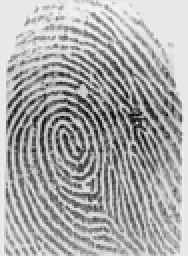
%> input picture TI_REMACHE/ED_3_6_originale.png, 94 x 128 px, shrunk from 248 x 338 before the run (shown 2 times larger)
$ octave em.m   (GNU Octave 9; MATLAB toolbox functions it lacks are replaced by stand-ins)
%> lines starting %> are read from the running program, lines starting %| are printed output that depends on the picture; in (x1, y1, x2, y2) boxes, pixels count from 0 and x2, y2 are one past the last pixel; in counts of white or black regions, pixels touching at a corner belong together; the program's own positions count from 1
clear all;

close all;

% Chargement et affichage de l'image %

I = imread('ED_3_6_originale.png');
%> I is the input picture: size 128x94x3 uint8; min 6, max 249, mean 169.5

% I = imread('/ED_5_1_originale.png');

figure(1);

subplot(2,3,1);

imshow(I);

title('Image initiale');

% Cr閍tion histogramme %

H = zeros(1,256);

K = [0:255];

[NL,NC] = size(I);
%> NL = 128; NC = 282

for i = 1:NL

    for j = 1:NC

        H(I(i,j)+1) = H(I(i,j)+1)+1;

    end

end
%> after the loop, H = 256 values, max 3339 at index 233, min 0 at index 1, mean 141

subplot(2,3,2);

plot(K,H);

title('Histogramme image seuiller');

% Seuillage %

for i = 1:NL

    for j = 1:NC

        if I(i,j) < 30

            I(i,j) = 0;

        else

            I(i,j) = 255;

        end

    end

end
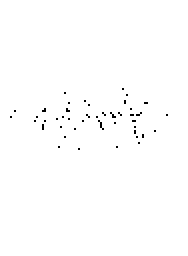
%> I: size 128x94x3 uint8 (shown 2 times larger); 99.4% white; black in thin lines or dots, all inside (x1, y1, x2, y2) = (5, 44, 84, 75)

subplot(2,3,3);

imshow(I);

title('Image Binaris閑');

% Inversion de l'image (noir -> blanc, blanc -> noir) %

for i = 1:NL

    for j = 1:NC

        if I(i,j) == 0

            I(i,j) = 1;

        else

            I(i,j) = 0;

        end

    end

end

% Amincissement / Squelettisation  %

for  i = 2:NL-1

    for j = 2:NC-1

%         Calcul de A et B

        A = 0;

        B = 0;

        P = [I(i-1,j) I(i-1,j+1) I(i,j+1) I(i+1,j+1) I(i+1,j) I(i+1,j-1) I(i,j-1) I(i-1,j-1) I(i-1,j)];

        for k = 1:8

            if P(k+1)-P(k) == 1

               A = A + 1;

            end

        end

        B = sum(sum(I(i-1:i+1,j-1:j+1)))-I(i,j);


        if (A == 1) && (B <= 6) && (B >= 2) && (P(1)*P(3)*P(7) == 0) && (P(1)*P(3)*P(5) == 0)

            I(i,j) = 0;

        end

    end

end

subplot(2,3,4);

imshow(double(I));

title('Image squelettis閑');


% Crossing number %

Minuties = zeros(NL,NC);

I = double(I);

subplot(2,3,5);

title('Carte des minuties');

for i = 2:NL-1

    for j = 2:NC-1

        if I(i,j) == 1

            S = 0;

            P = [I(i,j+1) I(i-1,j+1) I(i-1,j) I(i-1,j-1) I(i,j-1) I(i+1,j-1) I(i+1,j) I(i+1,j+1) I(i,j+1)];

            for k = 1:8

                S = S + abs(P(k)-P(k+1));

            end

            S = S/2;

            switch S

                case 0

                    Minuties(i,j) = 1;

                    hold on;

                    plot(i,j,'xr');

% [15 lines of commented-out code are left out]

                case 3

                    Minuties(i,j) = 4;

                    hold on;

                    plot(i,j,'xb');

%                 case 4

%                     Minuties(i,j) = 5;

%                     hold on;

%                     plot(i,j,'oy');

            end

        end

    end

end
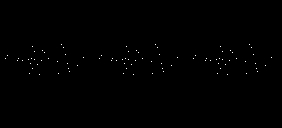
%> Minuties: size 128x282 double; values 0 (black) and 1 (white), 0.24% white in thin lines or dots, all inside (x1, y1, x2, y2) = (5, 44, 272, 75)
%> after the loop, P = [0 0 0 0 0 0 0 0 0]; S = 0
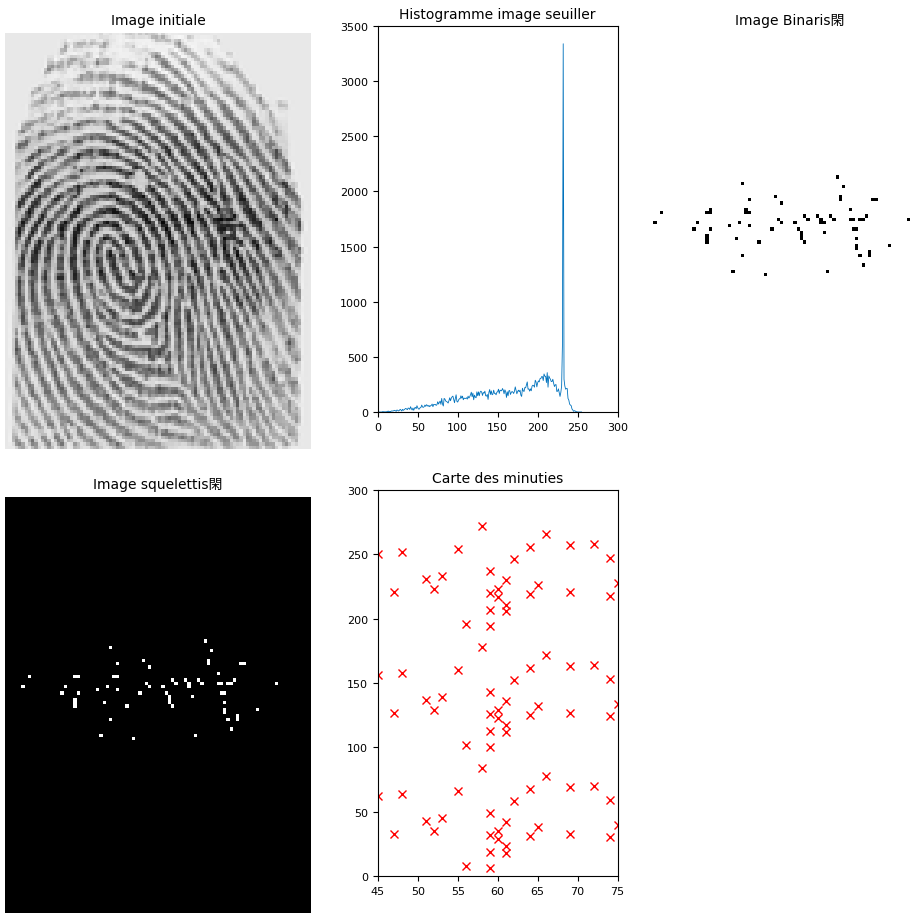
%> figure redrawn from the program's plot data, 5 panels


% Chargement et affichage de l'image %

I2 = imread('ED_3_6_originale.png');

%I2 = imread('/ED_5_1_originale.png');

figure(2);

subplot(2,3,1);

imshow(I2);

title('Image initiale');

% Cr閍tion histogramme %

H = zeros(1,256);

K = [0:255];

[NL,NC] = size(I2);

for i = 1:NL

    for j = 1:NC

        H(I2(i,j)+1) = H(I2(i,j)+1)+1;

    end

end

subplot(2,3,2);

plot(K,H);

title('Histogramme image initiale');

% Seuillage %

for i = 1:NL

    for j = 1:NC

        if I2(i,j) < 30

            I2(i,j) = 0;

        else

            I2(i,j) = 255;

        end

    end

end

subplot(2,3,3);

imshow(I2);

title('Image Binaris閑');

% Inversion de l'image (noir -> blanc, blanc -> noir) %

for i = 1:NL

    for j = 1:NC

        if I2(i,j) == 0

            I2(i,j) = 1;

        else

            I2(i,j) = 0;

        end

    end

end

% Amincissement / Squelettisation  %

for  i = 2:NL-1

    for j = 2:NC-1

%         Calcul de A et B

        A = 0;

        B = 0;

        P = [I2(i-1,j) I2(i-1,j+1) I2(i,j+1) I2(i+1,j+1) I2(i+1,j) I2(i+1,j-1) I2(i,j-1) I2(i-1,j-1) I2(i-1,j)];

        for k = 1:8

            if P(k+1)-P(k) == 1

               A = A + 1;

            end

        end

        B = sum(sum(I2(i-1:i+1,j-1:j+1)))-I2(i,j);


        if (A == 1) && (B <= 6) && (B >= 2) && (P(1)*P(3)*P(7) == 0) && (P(1)*P(3)*P(5) == 0)

            I2(i,j) = 0;

        end

    end

end

subplot(2,3,4);

imshow(double(I2));

title('Image squelettis閑');


% Crossing number %

Minuties2 = zeros(NL,NC);

I2 = double(I2);

subplot(2,3,5);

title('Carte des minuties');

for i = 2:NL-1

    for j = 2:NC-1

        if I2(i,j) == 1

            S = 0;

            P = [I2(i,j+1) I2(i-1,j+1) I2(i-1,j) I2(i-1,j-1) I2(i,j-1) I2(i+1,j-1) I2(i+1,j) I2(i+1,j+1) I2(i,j+1)];

            for k = 1:8

                S = S + abs(P(k)-P(k+1));

            end

            S = S/2;

            switch S

                case 0

                    Minuties2(i,j) = 1;

                    hold on;

                    plot(i,j,'xr');

% [15 lines of commented-out code are left out]

                case 3

                    Minuties2(i,j) = 4;

                    hold on;

                    plot(i,j,'xb');

%                 case 4

%                     Minuties(i,j) = 5;

%                     hold on;

%                     plot(i,j,'oy');

            end

        end

    end

end

% Comparaison des cartes de minuties %

res = true;

for i = 1:NL

    for j = 1:NC

        if Minuties(i,j) ~= Minuties2(i,j)

            res = false;

        end

    end

end
%> after the loop, res = true
